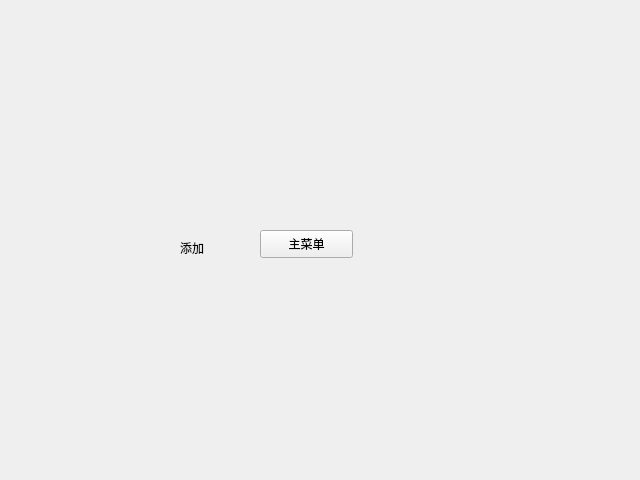
<?xml version="1.0" encoding="UTF-8"?>
<ui version="4.0">
 <class>AddStudentWidget</class>
 <widget class="QWidget" name="AddStudentWidget">
  <property name="geometry">
   <rect>
    <x>0</x>
    <y>0</y>
    <width>640</width>
    <height>480</height>
   </rect>
  </property>
  <property name="windowTitle">
   <string>Form</string>
  </property>
  <widget class="QPushButton" name="returnButton">
   <property name="geometry">
    <rect>
     <x>260</x>
     <y>230</y>
     <width>93</width>
     <height>28</height>
    </rect>
   </property>
   <property name="text">
    <string>主菜单</string>
   </property>
  </widget>
  <widget class="QLabel" name="label">
   <property name="geometry">
    <rect>
     <x>180</x>
     <y>240</y>
     <width>72</width>
     <height>15</height>
    </rect>
   </property>
   <property name="text">
    <string>添加</string>
   </property>
  </widget>
 </widget>
 <resources/>
 <connections/>
</ui>
